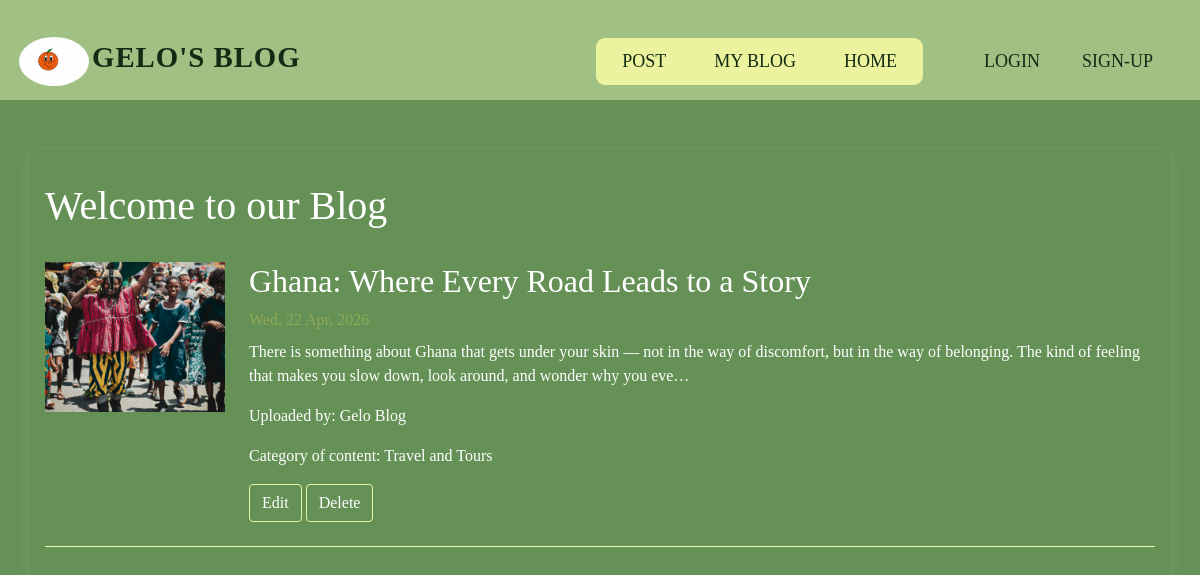
/posts/index, run on the app's committed database.
### posts/models.py (models this page shows, shortened)
class Articles(models.Model):
    headline = models.CharField(max_length=200)
    content = models.TextField()
    published_date = models.DateTimeField(auto_now_add=True)
    reporter = models.TextField()
    category = models.ForeignKey(Categories, on_delete=models.SET_NULL, null=True, blank=True)
    featured_Image = models.ImageField(upload_to='image/', blank=True, null=True)

class Categories(models.Model):
    name = models.CharField(max_length=50, unique=True)
    created_on = models.DateTimeField(auto_now_add=True)

### posts/views.py (the view)
# urls.py: path('index', views.index, name='index'),
def index(request):
    blogsP = Articles.objects.all()
    blogscount = blogsP.count()
    context = {
        'blogsP': blogsP,
        'blogscount': blogscount
    }
    return render(request, 'posts/index.html', context)

### posts/templates/posts/index.html
{% extends "posts/base.html" %}
{% load static %}
{% block content%}
    <div class="container">
        <div class="topbar">
            <h1 class="title"> Welcome to our Blog </h1>
        </div>
        {% if blogscount == 0%}
            <p> There are no Blog Post yet.</p>
            {% else %}
                <div class="">
                    {% for blog  in blogsP reversed %}
                        <div class="article">
                            <div class="article-image">
                                {% if blog.featured_Image %}
                                <img src="{{blog.featured_Image.url}}" alt="{{blog.title}}">
                                {% endif %}
                            </div>
                            <div class="article-content">
                                <h2> {{blog.headline}} </h2>
                                <div class="article-date"> {{blog.published_date|date:"D, d M, Y"}}</div>
                                <p class=""> {{blog.content|truncatechars:200}}</p>
                                <p class="">Uploaded by: {{blog.reporter}}</p>
                                {% if blog.category %}
                                <p class="">Category of content: {{blog.category.name}} </p>
                                {% endif %}
                                <div class="article-buttons">
                                    <a class="btn" href="{% url 'edit' blog.id %}">Edit</a>
                                    <a class="btn" href="{% url 'delete' blog.id %}">Delete</a>
                                </div>
                            </div>
                        </div>
                    {% endfor %}
            </div>
        {% endif %}
    </div>
{% endblock %}

### posts/templates/posts/base.html (shortened to what this page needs)
{% load static %}
<!DOCTYPE html>
<html lang="en">
    <head>
        <link rel="stylesheet" href={% static 'stylesheet/style.css' %}>
        <link rel="stylesheet" href="https://cdn.jsdelivr.net/npm/bootstrap@4.6.2/dist/css/bootstrap.min.css">
        <link rel='stylesheet' href='https://cdn-uicons.flaticon.com/3.0.0/uicons-regular-rounded/css/uicons-regular-rounded.css'>
        <link rel='stylesheet' href='https://cdn-uicons.flaticon.com/3.0.0/uicons-bold-straight/css/uicons-bold-straight.css'>
        <link rel='stylesheet' href='https://cdn-uicons.flaticon.com/3.0.0/uicons-regular-rounded/css/uicons-regular-rounded.css'>
        <link rel='stylesheet' href='https://cdn-uicons.flaticon.com/3.0.0/uicons-solid-rounded/css/uicons-solid-rounded.css'>
        <link rel='stylesheet' href='https://cdn-uicons.flaticon.com/3.0.0/uicons-regular-rounded/css/uicons-regular-rounded.css'>
    </head>
    <body class="bg">
        <nav class="navbar">
            <div class="header-logo">
                <a href="/" class="h-link">
                    <img src="{% static 'img/logo.JPG' %}">
                    <h1>Gelo's Blog</h1>
                </a>
            </div>
            <ul class="nav-links">
                <li><a href="{% url 'index' %}" class="{% if request.path == '/index'%}active{% endif %}">Post</a></li>
                <li><a href="{% url 'blog' %}" class="{% if request.path == '/blog'%}active{% endif %}"> My Blog</a></li>
                <li><a href="{% url 'main' %}" class="{% if request.path == '/'%}active{% endif %}"> Home</a></li>
            </ul>
            <div class="nav-signup">
                    <a href="#" class="{% if request.path == '#'%}active{% endif %}"> Login</a>
                    <a href="#" class="{% if request.path == '#'%}active{% endif %}">  Sign-Up</a>
            </div>
        </nav>
        <main class="container-fluid">
            {%block content%}
            {% endblock %}
        </main>
    </body>
</html>

### posts/static/stylesheet/style.css (style rules this page uses)
* { margin: 0; padding: 0; box-sizing: border-box; }
:root { --body-color: #659157; --text-white: white; --border-btm: rgba(255, 255, 255, 0.05); --bg-nav: #A1C084; --clr05: #eff5ad; --clr1: #ECF39E; --clr2: #90A955; --clr3: #4F772D; --clr4: #31572C; --clr5: #132A13; }
body.bg { font-family: Cambria, Cochin, Georgia, Times, 'Times New Roman', serif; background: var(--body-color); color: var(--text-white); }
.navbar { position: sticky; width: 100%; height: 100px; margin-bottom: 2rem; border-bottom: 1px solid var(--border-btm); backdrop-filter: blur(15px); background: var(--bg-nav); display: flex; align-items: center; justify-content: flex-end; }
.header-logo { margin: 3px; margin-right: auto; }
.header-logo img { width: 70px; border-radius: 80%; }
.header-logo a.h-link { text-decoration: none !important; display: flex; align-items: center; gap: 3px; }
.header-logo a h1 { line-height: 2; font-size: 1.8rem; font-weight: 700; letter-spacing: 1px; text-transform: uppercase; color: var(--clr5); }
.navbar .nav-links { width: fit-content; margin: 30px; padding: 10px; display: flex; gap: 1rem; list-style: none; background-color: var(--clr1); border-radius: 9px; }
.navbar .nav-links li a { position: relative; padding: 8px 16px; text-decoration: none; font-size: 18px; text-transform: uppercase !important; font-weight: 500; color: var(--clr5); }
.navbar .nav-signup { margin: 10px; padding: 5px; display: flex; gap: 10px; }
.navbar .nav-signup a { padding: 8px 16px; text-decoration: none; font-size: 18px; text-transform: uppercase; font-weight: 500; color: var(--clr5); }
.container-fluid { display: flex; justify-content: center; margin-top: 50px; }
.container { width: 90%; box-shadow: 0 4px 16px rgba(255, 254, 254, 0.10); justify-content: center; padding: 32px; border-radius: 5px; }
.title { margin: 0; }
.topbar { display: flex; flex-direction: row; align-items: center; justify-content: space-between; margin-bottom: 16px; }
.article, .article-delete { display: flex; border-bottom: 1px solid var(--clr05); gap: 24px; margin: 32px 0; padding-bottom: 24px; }
.article .article-image, .article-image-delete { flex: 0 0 180px; background-color: var(--clr3); max-height: 150px; }
.article .article-image img, .article-image-delete img { object-fit: cover; width: 180px; height: 150px; }
.article .article-date { color: var(--clr2); margin-bottom: 8px; }
a.btn { border: 1px solid var(--clr1); color: var(--text-white); }

### data on the page
Articles: featured_Image (picture), headline "Ghana: Where Every Road Leads to a Story", published_date "Wed, 22 Apr, 2026", content "There is something about Ghana that gets under your skin — not in the way of discomfort, but in the way of belonging. The kind of feeling that makes you slow down, look around, and wonder why you eve…", reporter "Gelo Blog", category.name "Travel and Tours"
